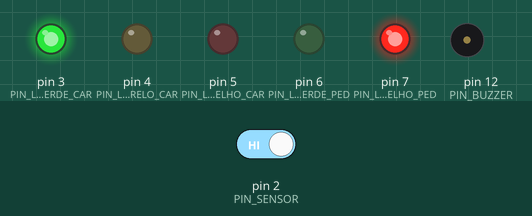
Simulated run of this sketch. Board: Arduino Uno, built with avr-gcc and run on an emulated ATmega328P. On the bench: output pins drawn as LEDs (lit = HIGH), buzzer (waves = sounding). Inputs (shaded band) come from the test bench; at power-on: pin 2 (PIN_SENSOR) HIGH.

Above: at 1.2 s.
1.3 s: pin 2 (PIN_SENSOR) driven LOW
At 4.0 s:
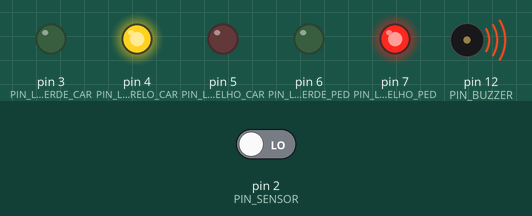
At 7.5 s:
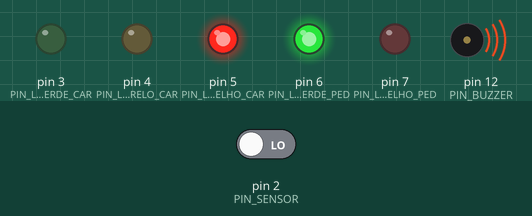
Timing chart, 0 to 19.3 s (numbered marks = the images above; inputs shaded):
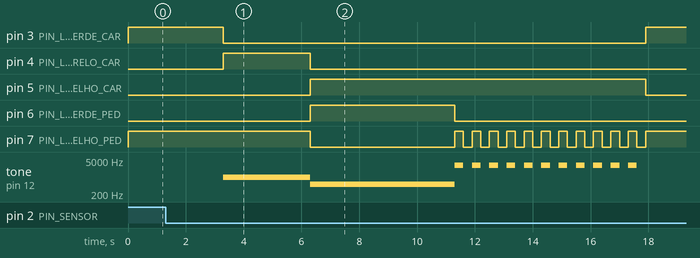

The sketch:

semaforo-inteligente.ino
```cpp
/* Programa: Semáforo inteligente. */
/* Definições dos pinos para os LEDs e sensor. */
#define PIN_SENSOR 2
#define PIN_LED_VERDE_CAR 3
#define PIN_LED_AMARELO_CAR 4
#define PIN_LED_VERMELHO_CAR 5
#define PIN_LED_VERDE_PED 6
#define PIN_LED_VERMELHO_PED 7
#define PIN_BUZZER 12

/* Variável que seleciona o modo de operação do semáforo 0: Modo aberto para carros e 1: Modo travessia de pedestres. */
int modo = 0;

void setup() {
  /* Configura o pino do sensor como ENTRADA. */
  pinMode(PIN_SENSOR, INPUT);
  pinMode(PIN_BUZZER, OUTPUT);

  /* Loop para configurar os pinos 3 a 7 como SAÍDA. */
  for (int i = 3; i <= 7; i++) {
    pinMode(i, OUTPUT);
  }

  /* Ativa a função de interrupção no pino que o sensor está ligado. */
  attachInterrupt(digitalPinToInterrupt(PIN_SENSOR), sensorAcionado, FALLING);
}

void loop() {
  /* Switch com dois modos de operação: modo aberto para
  carros e modo travessia de pedestre. Enquanto o sensor
  não detectar um pedestre, o modo de operação permanece
  em 0, ou seja, aberto para a passagem dos carros. Caso o
  sensor detecte um pedestre, a função attachInterrupt irá
  imediatamente alterar o modo de operação para 1, ou seja,
  entrará no modo de travessia dos pedestres. */
  switch (modo) {
    case 0:
      modocarros();
      noTone(PIN_BUZZER);
      break;
    case 1:
      travessia();
      break;
  }
}

/* Após o sensor detectar o pedestre, será executada essa
função, ela altera o modo de operação do semáforo. */
void sensorAcionado() {
  modo = 1;
}

/* Função que ativa os LEDs para o modo “Travessia de pedestres” */
void travessia() {
  /* Aguarda +1 segundo após o sensor detectar o pedestre */
  delay(2000);

  /* Aciona o amarelo do semáforo dos carros */
  digitalWrite(PIN_LED_VERDE_CAR, LOW);
  digitalWrite(PIN_LED_AMARELO_CAR, HIGH);
  tone(PIN_BUZZER, 1000);
  delay(3000);

  /* Abre o semáforo de pedestres. */
  digitalWrite(PIN_LED_VERDE_PED, HIGH);
  digitalWrite(PIN_LED_VERMELHO_PED, LOW);
  digitalWrite(PIN_LED_AMARELO_CAR, LOW);
  digitalWrite(PIN_LED_VERMELHO_CAR, HIGH);
  tone(PIN_BUZZER, 500);
  delay(5000);

  /* Apaga o verde dos pedestres e começa a piscar o
  vermelho, indicando que o tempo de travessia está acabando.
  */
  digitalWrite(PIN_LED_VERDE_PED, LOW);
  for (int i = 0; i <= 10; i++) {
    digitalWrite(PIN_LED_VERMELHO_PED, HIGH);
    tone(PIN_BUZZER, 3000);
    delay(300);
    digitalWrite(PIN_LED_VERMELHO_PED, LOW);
    noTone(PIN_BUZZER);
    delay(300);
  }

  /* Após a travessia de pedestre, altera para o modo de passagem de carros: 0. */
  modo = 0;
}

/* Função que ativa os LEDs para o modo “Aberto para carros” */
void modocarros() {
  digitalWrite(PIN_LED_VERDE_PED, LOW);
  digitalWrite(PIN_LED_VERMELHO_PED, HIGH);
  digitalWrite(PIN_LED_VERDE_CAR, HIGH);
  digitalWrite(PIN_LED_AMARELO_CAR, LOW);
  digitalWrite(PIN_LED_VERMELHO_CAR, LOW);
}
```

Measured:
- after the input at 1.3 s, pin 3 (PIN_LED_VERDE_CAR): HIGH → LOW after 2.0 s, → HIGH 14.6 s later; pin 4 (PIN_LED_AMARELO_CAR): LOW → HIGH after 2.0 s, → LOW 3.0 s later
